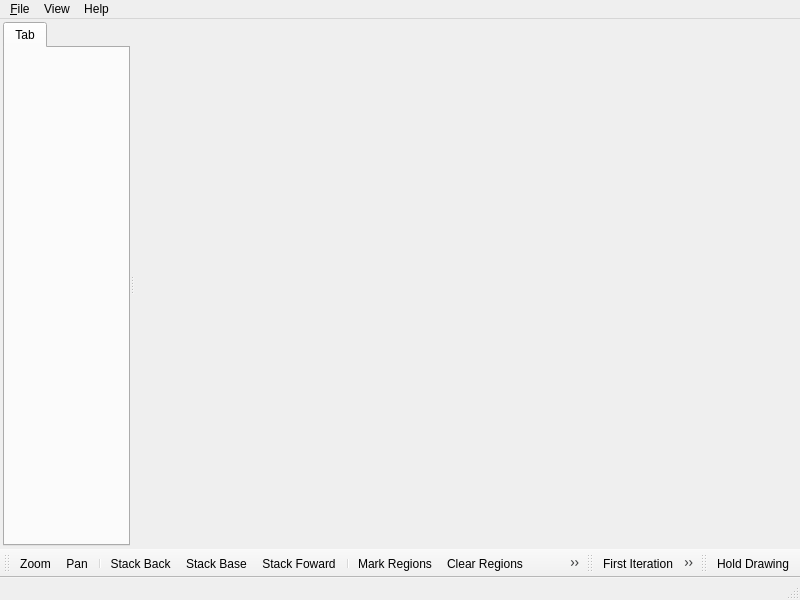
<ui version="4.0" >
 <class>PlotterWindow</class>
 <widget class="QMainWindow" name="PlotterWindow" >
  <property name="geometry" >
   <rect>
    <x>0</x>
    <y>0</y>
    <width>800</width>
    <height>600</height>
   </rect>
  </property>
  <property name="sizePolicy" >
   <sizepolicy vsizetype="Preferred" hsizetype="Minimum" >
    <horstretch>0</horstretch>
    <verstretch>0</verstretch>
   </sizepolicy>
  </property>
  <property name="minimumSize" >
   <size>
    <width>0</width>
    <height>600</height>
   </size>
  </property>
  <property name="windowTitle" >
   <string>PlotMS</string>
  </property>
  <property name="windowIcon" >
   <iconset resource="PlotMSPlotter.qrc" >:/images/images/plotms.png</iconset>
  </property>
  <widget class="QWidget" name="centralwidget" >
   <layout class="QGridLayout" >
    <property name="leftMargin" >
     <number>3</number>
    </property>
    <property name="topMargin" >
     <number>3</number>
    </property>
    <property name="rightMargin" >
     <number>3</number>
    </property>
    <property name="bottomMargin" >
     <number>3</number>
    </property>
    <property name="horizontalSpacing" >
     <number>3</number>
    </property>
    <property name="verticalSpacing" >
     <number>3</number>
    </property>
    <item row="0" column="0" >
     <widget class="QSplitter" name="splitter" >
      <property name="orientation" >
       <enum>Qt::Horizontal</enum>
      </property>
      <property name="opaqueResize" >
       <bool>false</bool>
      </property>
      <widget class="QTabWidget" name="tabWidget" >
       <property name="sizePolicy" >
        <sizepolicy vsizetype="Expanding" hsizetype="Preferred" >
         <horstretch>0</horstretch>
         <verstretch>0</verstretch>
        </sizepolicy>
       </property>
       <property name="currentIndex" >
        <number>0</number>
       </property>
       <widget class="QWidget" name="tab" >
        <attribute name="title" >
         <string>Tab</string>
        </attribute>
       </widget>
      </widget>
      <widget class="QFrame" name="frame" >
       <property name="sizePolicy" >
        <sizepolicy vsizetype="Preferred" hsizetype="Expanding" >
         <horstretch>0</horstretch>
         <verstretch>0</verstretch>
        </sizepolicy>
       </property>
       <property name="minimumSize" >
        <size>
         <width>500</width>
         <height>350</height>
        </size>
       </property>
       <property name="frameShape" >
        <enum>QFrame::NoFrame</enum>
       </property>
       <property name="frameShadow" >
        <enum>QFrame::Raised</enum>
       </property>
      </widget>
     </widget>
    </item>
   </layout>
  </widget>
  <widget class="QMenuBar" name="menubar" >
   <property name="geometry" >
    <rect>
     <x>0</x>
     <y>0</y>
     <width>800</width>
     <height>25</height>
    </rect>
   </property>
   <widget class="QMenu" name="menuFile" >
    <property name="title" >
     <string>&amp;File</string>
    </property>
    <addaction name="actionQuit" />
   </widget>
   <widget class="QMenu" name="menuView" >
    <property name="title" >
     <string>View</string>
    </property>
    <widget class="QMenu" name="menuToolBars" >
     <property name="title" >
      <string>ToolBars</string>
     </property>
     <addaction name="actionToolsToolBar" />
     <addaction name="actionIterationToolbar" />
     <addaction name="actionDisplayToolbar" />
    </widget>
    <addaction name="menuToolBars" />
   </widget>
   <widget class="QMenu" name="menuHelp" >
    <property name="title" >
     <string>Help</string>
    </property>
    <addaction name="actionAbout" />
    <addaction name="actionAboutQt" />
   </widget>
   <addaction name="menuFile" />
   <addaction name="menuView" />
   <addaction name="menuHelp" />
  </widget>
  <widget class="QStatusBar" name="statusbar" />
  <widget class="QToolBar" name="toolsToolBar" >
   <property name="windowTitle" >
    <string>Tools ToolBar</string>
   </property>
   <attribute name="toolBarArea" >
    <enum>BottomToolBarArea</enum>
   </attribute>
   <attribute name="toolBarBreak" >
    <bool>false</bool>
   </attribute>
   <addaction name="actionZoom" />
   <addaction name="actionPan" />
   <addaction name="separator" />
   <addaction name="actionStackBack" />
   <addaction name="actionStackBase" />
   <addaction name="actionStackForward" />
   <addaction name="separator" />
   <addaction name="actionMarkRegions" />
   <addaction name="actionClearRegions" />
   <addaction name="actionFlag" />
   <addaction name="actionUnflag" />
   <addaction name="actionLocate" />
  </widget>
  <widget class="QToolBar" name="iterationToolBar" >
   <property name="windowTitle" >
    <string>Iteration ToolBar</string>
   </property>
   <attribute name="toolBarArea" >
    <enum>BottomToolBarArea</enum>
   </attribute>
   <attribute name="toolBarBreak" >
    <bool>false</bool>
   </attribute>
   <addaction name="actionIterFirst" />
   <addaction name="actionIterPrev" />
   <addaction name="actionIterNext" />
   <addaction name="actionIterLast" />
  </widget>
  <widget class="QToolBar" name="displayToolBar" >
   <property name="windowTitle" >
    <string>Display ToolBar</string>
   </property>
   <attribute name="toolBarArea" >
    <enum>BottomToolBarArea</enum>
   </attribute>
   <attribute name="toolBarBreak" >
    <bool>false</bool>
   </attribute>
   <addaction name="actionHoldRelease" />
  </widget>
  <action name="actionQuit" >
   <property name="icon" >
    <iconset resource="PlotMSPlotter.qrc" >:/actions/images/quit.png</iconset>
   </property>
   <property name="text" >
    <string>&amp;Quit</string>
   </property>
  </action>
  <action name="actionClearRegions" >
   <property name="icon" >
    <iconset resource="PlotMSPlotter.qrc" >:/actions/images/clear.png</iconset>
   </property>
   <property name="text" >
    <string>Clear Regions</string>
   </property>
  </action>
  <action name="actionFlag" >
   <property name="icon" >
    <iconset resource="PlotMSPlotter.qrc" >:/actions/images/flag.png</iconset>
   </property>
   <property name="text" >
    <string>Flag</string>
   </property>
  </action>
  <action name="actionUnflag" >
   <property name="icon" >
    <iconset resource="PlotMSPlotter.qrc" >:/actions/images/unflag.png</iconset>
   </property>
   <property name="text" >
    <string>Unflag</string>
   </property>
  </action>
  <action name="actionLocate" >
   <property name="icon" >
    <iconset resource="PlotMSPlotter.qrc" >:/actions/images/locate.png</iconset>
   </property>
   <property name="text" >
    <string>Locate</string>
   </property>
  </action>
  <action name="actionIterNext" >
   <property name="icon" >
    <iconset resource="PlotMSPlotter.qrc" >:/actions/images/next.png</iconset>
   </property>
   <property name="text" >
    <string>Next Iteration</string>
   </property>
  </action>
  <action name="actionIterPrev" >
   <property name="icon" >
    <iconset resource="PlotMSPlotter.qrc" >:/actions/images/prev.png</iconset>
   </property>
   <property name="text" >
    <string>Previous Iteration</string>
   </property>
  </action>
  <action name="actionToolsToolBar" >
   <property name="checkable" >
    <bool>true</bool>
   </property>
   <property name="checked" >
    <bool>true</bool>
   </property>
   <property name="icon" >
    <iconset resource="PlotMSPlotter.qrc" >:/menu/images/tools_toolbar.png</iconset>
   </property>
   <property name="text" >
    <string>Tools</string>
   </property>
  </action>
  <action name="actionAbout" >
   <property name="icon" >
    <iconset resource="PlotMSPlotter.qrc" >:/menu/images/about.png</iconset>
   </property>
   <property name="text" >
    <string>About</string>
   </property>
  </action>
  <action name="actionAboutQt" >
   <property name="icon" >
    <iconset resource="PlotMSPlotter.qrc" >:/menu/images/about_qt.png</iconset>
   </property>
   <property name="text" >
    <string>About Qt</string>
   </property>
  </action>
  <action name="actionMarkRegions" >
   <property name="checkable" >
    <bool>true</bool>
   </property>
   <property name="icon" >
    <iconset resource="PlotMSPlotter.qrc" >:/actions/images/mark.png</iconset>
   </property>
   <property name="text" >
    <string>Mark Regions</string>
   </property>
  </action>
  <action name="actionZoom" >
   <property name="checkable" >
    <bool>true</bool>
   </property>
   <property name="icon" >
    <iconset resource="PlotMSPlotter.qrc" >:/actions/images/zoom.png</iconset>
   </property>
   <property name="text" >
    <string>Zoom</string>
   </property>
  </action>
  <action name="actionPan" >
   <property name="checkable" >
    <bool>true</bool>
   </property>
   <property name="icon" >
    <iconset resource="PlotMSPlotter.qrc" >:/actions/images/pan.png</iconset>
   </property>
   <property name="text" >
    <string>Pan</string>
   </property>
  </action>
  <action name="actionStackBase" >
   <property name="icon" >
    <iconset resource="PlotMSPlotter.qrc" >:/actions/images/stack_base.png</iconset>
   </property>
   <property name="text" >
    <string>Stack Base</string>
   </property>
  </action>
  <action name="actionStackBack" >
   <property name="icon" >
    <iconset resource="PlotMSPlotter.qrc" >:/actions/images/stack_back.png</iconset>
   </property>
   <property name="text" >
    <string>Stack Back</string>
   </property>
  </action>
  <action name="actionStackForward" >
   <property name="icon" >
    <iconset resource="PlotMSPlotter.qrc" >:/actions/images/stack_forward.png</iconset>
   </property>
   <property name="text" >
    <string>Stack Foward</string>
   </property>
  </action>
  <action name="actionClearPlots" >
   <property name="icon" >
    <iconset resource="PlotMSPlotter.qrc" >:/actions/images/clear_plot.png</iconset>
   </property>
   <property name="text" >
    <string>Clear Plots</string>
   </property>
  </action>
  <action name="actionIterationToolbar" >
   <property name="checkable" >
    <bool>true</bool>
   </property>
   <property name="checked" >
    <bool>true</bool>
   </property>
   <property name="icon" >
    <iconset resource="PlotMSPlotter.qrc" >:/menu/images/iteration_toolbar.png</iconset>
   </property>
   <property name="text" >
    <string>Iteration</string>
   </property>
  </action>
  <action name="actionIterFirst" >
   <property name="icon" >
    <iconset resource="PlotMSPlotter.qrc" >:/actions/images/first.png</iconset>
   </property>
   <property name="text" >
    <string>First Iteration</string>
   </property>
  </action>
  <action name="actionIterLast" >
   <property name="icon" >
    <iconset resource="PlotMSPlotter.qrc" >:/actions/images/last.png</iconset>
   </property>
   <property name="text" >
    <string>Last Iteration</string>
   </property>
  </action>
  <action name="actionHoldRelease" >
   <property name="checkable" >
    <bool>true</bool>
   </property>
   <property name="text" >
    <string>Hold Drawing</string>
   </property>
  </action>
  <action name="actionDisplayToolbar" >
   <property name="checkable" >
    <bool>true</bool>
   </property>
   <property name="checked" >
    <bool>true</bool>
   </property>
   <property name="icon" >
    <iconset resource="PlotMSPlotter.qrc" >:/menu/images/display_toolbar.png</iconset>
   </property>
   <property name="text" >
    <string>Display</string>
   </property>
  </action>
  <action name="actionTrackerHover" >
   <property name="checkable" >
    <bool>true</bool>
   </property>
   <property name="text" >
    <string>Tracker Hover</string>
   </property>
  </action>
  <action name="actionTrackerDisplay" >
   <property name="checkable" >
    <bool>true</bool>
   </property>
   <property name="text" >
    <string>Tracker Display</string>
   </property>
  </action>
  <action name="actionCacheLoad" >
   <property name="text" >
    <string>Load Axes</string>
   </property>
  </action>
  <action name="actionCacheRelease" >
   <property name="text" >
    <string>Release Axes</string>
   </property>
  </action>
 </widget>
 <resources>
  <include location="PlotMSPlotter.qrc" />
 </resources>
 <connections>
  <connection>
   <sender>actionToolsToolBar</sender>
   <signal>toggled(bool)</signal>
   <receiver>toolsToolBar</receiver>
   <slot>setVisible(bool)</slot>
   <hints>
    <hint type="sourcelabel" >
     <x>-1</x>
     <y>-1</y>
    </hint>
    <hint type="destinationlabel" >
     <x>398</x>
     <y>573</y>
    </hint>
   </hints>
  </connection>
  <connection>
   <sender>actionIterationToolbar</sender>
   <signal>toggled(bool)</signal>
   <receiver>iterationToolBar</receiver>
   <slot>setVisible(bool)</slot>
   <hints>
    <hint type="sourcelabel" >
     <x>-1</x>
     <y>-1</y>
    </hint>
    <hint type="destinationlabel" >
     <x>559</x>
     <y>558</y>
    </hint>
   </hints>
  </connection>
  <connection>
   <sender>actionDisplayToolbar</sender>
   <signal>toggled(bool)</signal>
   <receiver>displayToolBar</receiver>
   <slot>setVisible(bool)</slot>
   <hints>
    <hint type="sourcelabel" >
     <x>-1</x>
     <y>-1</y>
    </hint>
    <hint type="destinationlabel" >
     <x>679</x>
     <y>558</y>
    </hint>
   </hints>
  </connection>
 </connections>
</ui>
